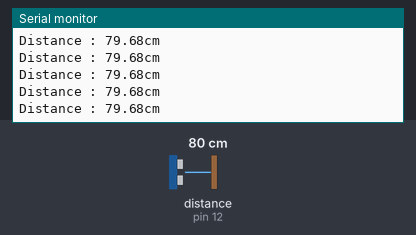
Simulated run of this sketch. Board: Arduino Uno, built with avr-gcc and run on an emulated ATmega328P. Shown: the last lines printed to the serial monitor. Wiring (inferred from the names in the program): ultrasonic range finder: trigger pin 13; echo pin 12. The inputs (shaded band) are chosen by the test bench; at power-on: distance to the obstacle (sensor on pin 12) 80 cm. The echo pulse lasts 58.3 µs per cm.

Above: at 1.2 s.
1.3 s: distance to the obstacle (sensor on pin 12) set to 120 cm
At 1.49 s:
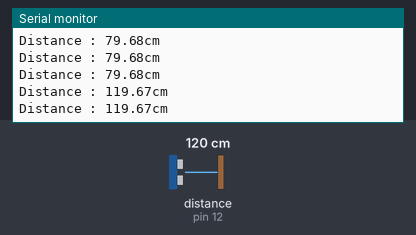
4.3 s: distance to the obstacle (sensor on pin 12) set to 35 cm
At 4.3 s:
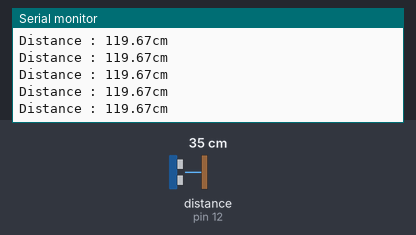
7.3 s: distance to the obstacle (sensor on pin 12) set to 250 cm
At 7.4 s:
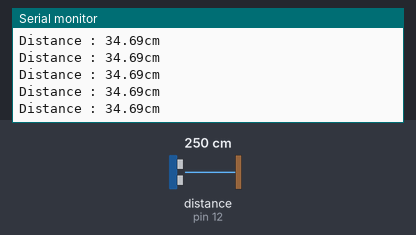
Timing chart, 0 to 10.3 s (numbered marks = the images above; inputs shaded):
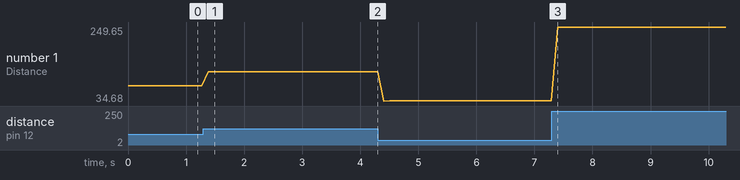

Measured:
- after the input at 1.3 s, the serial monitor: prints a new line after 0.08 s (image 1)
- plotted number 1: 79.68 → 119.67 after the input at 1.3 s, 119.67 → 34.69 after the input at 4.3 s, 34.69 → 249.65 after the input at 7.3 s

The sketch:

TankRobot_Sonar_ex1.ino
```cpp
/*
  YAHBOOM G1 Tank Robot (ver. Arduino) : Sonar sensor example Code
  - File Name : TankRobot_Sonar_ex1.ino
  - Update : 2024.09.03 (by yangjipsa)
*/

int EchoPin = 12;
int TrigPin = 13;
float distance = 0;

void setup()
{
  Serial.begin(9600);

  pinMode(EchoPin, INPUT);
  pinMode(TrigPin, OUTPUT);
}

void loop()
{
  Distance_test();
  Serial.print("Distance : ");
  Serial.print(distance);
  Serial.println("cm");
  delay(100);
}

void Distance_test()
{
  digitalWrite(TrigPin, LOW);
  delayMicroseconds(2);
  digitalWrite(TrigPin, HIGH);
  delayMicroseconds(15);
  digitalWrite(TrigPin, LOW);
  float Fdistance = pulseIn(EchoPin, HIGH);
  // Vsound = 34300cm/s
  Fdistance = (Fdistance / 2) * 0.0343;
  distance = Fdistance;
  return;
}
```
